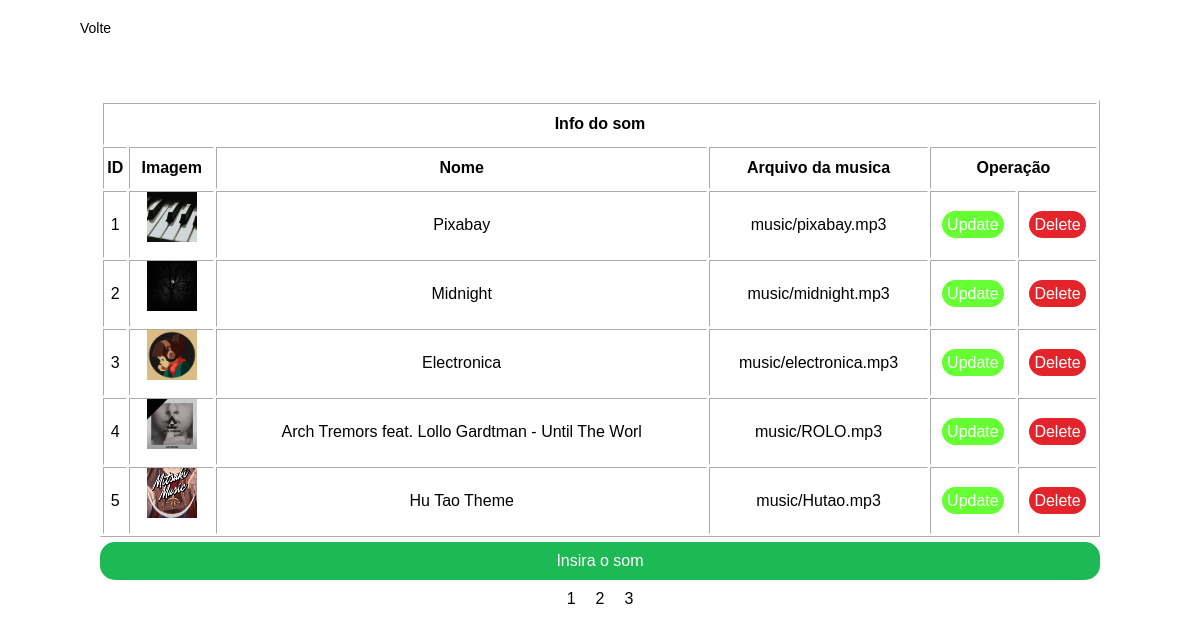
/auth/editSong.php (signed in), run on the app's committed database.
### tables this page shows
CREATE TABLE IF NOT EXISTS `songs` (
  `id` int NOT NULL AUTO_INCREMENT,
  `title` varchar(50) NOT NULL,
  `filePath` varchar(50) NOT NULL,
  `imgPath` varchar(50) NOT NULL,
  `dateAdded` timestamp NOT NULL DEFAULT CURRENT_TIMESTAMP,
  `singerID` int NOT NULL,
  PRIMARY KEY (`id`),
  KEY `singerID` (`singerID`)
);

### src/auth/editSong.php (the view, shortened to what this page needs)
<?php
include("../utils/dbConnection.php");
$sql = "SELECT * FROM songs";
$result = mysqli_query($conn, $sql);
$songs = mysqli_fetch_all($result, MYSQLI_ASSOC);
?>
<!DOCTYPE html>
<html lang="en">
<head>
    <link rel="stylesheet" href="./css/editSong.css">
    <link rel="stylesheet" href="https://cdnjs.cloudflare.com/ajax/libs/font-awesome/4.7.0/css/font-awesome.min.css">
</head>
<body>
    <div class="container">
        <div class="link">
            <a class="ca2" href="adminDashboard.php">Volte</a>
        </div>
        <table align="center" border="1" style="border-color: #fff;" class="displaySong">
            <tr>
                <th colspan="6">Info do som</th>
            </tr>
            <tr>
                <th>ID</th>
                <th>Imagem</th>
                <th>Nome</th>
                <th>Arquivo da musica</th>
                <th colspan="3">Operação</th>
            </tr>
            <?php foreach ($songs as $index => $song) : if ($index == 5) break; ?>
                <tr>
                    <td><?php echo $index + 1; ?></td>
                    <td><img style="width: 50px; height: 50px;" src="<?php echo '../' . $song['imgPath'] ?>"></td>
                    <td><?php echo $song['title']; ?></td>
                    <td><?php echo $song['filePath']; ?></td>
                    <td><a style="padding: 5px; background-color: #66FF33; color: #fff; border-radius: 15px; text-decoration: none;" href="insertSong.php?id=<?php echo $song['id'] ?>">Update</a></td>
                    <td><a style="padding: 5px; background-color: #E3242B; color: #fff; border-radius: 15px; text-decoration: none;" href="deleteSong.php?id=<?php echo $song['id'] ?>">Delete</a></td>
                </tr>
            <?php endforeach; ?>
        </table>
        <div class="c3"><a href=insertSong.php>Insira o som</a></div>
        <div class="paginationButton">
            <ul style="display: flex; list-style-type: none; color: black; margin: 0 auto; justify-content: center;">
                <li onclick="pagination(this.value);" style="padding: 10px;" value="1"> 1</li>
                <li onclick="pagination(this.value);" style="padding: 10px;" value="2"> 2</li>
                <li onclick="pagination(this.value);" style="padding: 10px;" value="3"> 3</li>
            </ul>
        </div>
    </div>
</body>
</html>

### src/auth/css/editSong.css (style rules this page uses)
body { background-image: url(fundo.png); display: flex; justify-content: center; align-items: center; height: 100vh; flex-direction: column; position: relative; }
* { font-family: sans-serif; box-sizing: border-box; padding: 0; margin: 0; }
.container { text-align: center; width: 1080px; height: 100%; background-color: rgb(255, 255, 255); color: black; padding-top: 100px; position: relative; overflow: hidden; }
.displaySong { margin: 0 auto; }
.ca2 { font-size: 14px; padding: 10px; display: inline-block; text-decoration: none; color: black; background-color: #fff; padding: 10px 10px; border-radius: 15px; margin-bottom: 5px; position: absolute; top: 0; left: 0; }
.c3 { width : 1000px; background-color: #1DB954; margin: 0 auto; margin-top: 5px; border-radius: 15px; padding: 10px; }
.c3 > a { text-decoration: none; color: #fff; }
td { text-align: center; }
.link { display: flex; justify-content: space-between; width: 40%; margin: 10px; position: absolute; top: 0; left: 0; }
table { width:1000px; line-height:40px; }

### src/auth/editSong.php (style rules this page uses)
body { background-image: url(fundo.png); display: flex; justify-content: center; align-items: center; height: 100vh; flex-direction: column; position: relative; }

### data on the page
songs: imgPath (picture), title "Pixabay", filePath "music/pixabay.mp3"
songs: imgPath (picture), title "Midnight", filePath "music/midnight.mp3"
songs: imgPath (picture), title "Electronica", filePath "music/electronica.mp3"
songs: imgPath (picture), title "Arch Tremors feat. Lollo Gardtman - Until The Worl", filePath "music/ROLO.mp3"
songs: imgPath (picture), title "Hu Tao Theme", filePath "music/Hutao.mp3"
